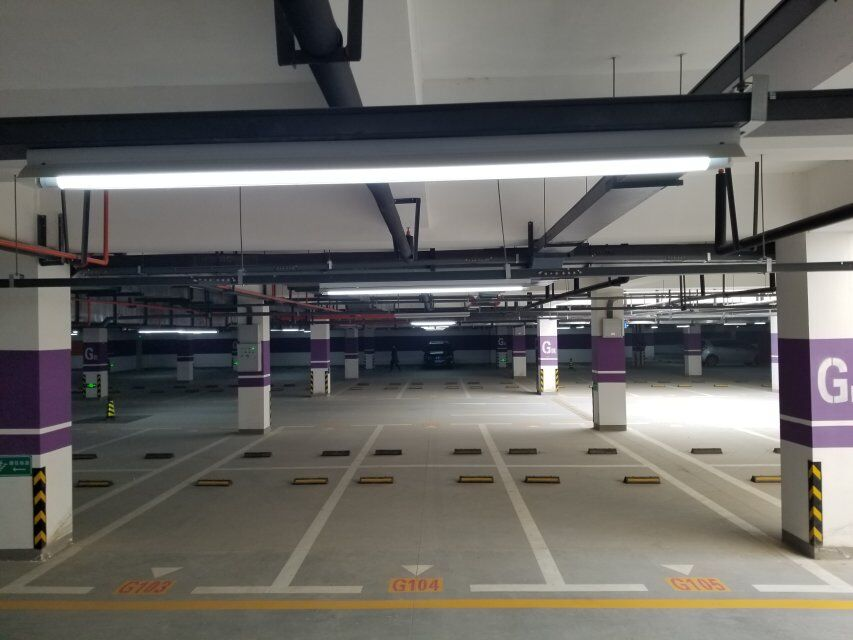
%> input picture 背景1/没有车.jpg, 853 x 640 px
$ octave bili1.m   (GNU Octave 9; MATLAB toolbox functions it lacks are replaced by stand-ins)
%> lines starting %> are read from the running program, lines starting %| are printed output that depends on the picture
%% 第一组

clc;
close all;
%% 用户定义
H = 15; %摄像机高度
L = 30; %摄像机深度
l = 2;  %车的宽度
h = 1.5; %车的高度

up = [210,470;          %上面若干点
    352,469;
    502,468;
    652,466];
down = [12,588;        %下面若干点
    280,589;
    560,589;
    830,590];

%threshold = 20; %车辆的面积占车位面积的百分比的阈值
%threshold2 = 15; %车辆的面积占车位面积的百分比的阈值

%% 摄像机标定
theta1 = atan((H-h)/L);
demarcate_l = sin(theta1)*h/l;
%得到视角在世界坐标系的比例

compensation_x = 0;         %一般不需要标定x方向
compensation_y = round(demarcate_l*150);  %需要在Y方向补偿若干个像素

%% 读取图形以及预处理
%A = (imread('空车位(扩展)(亮度调整).bmp'));
A = (imread('没有车.jpg'));
%> A is the input picture: size 640x853x3 uint8; mean R, G, B 105.5, 103.7, 100.2
A = rgb2gray(A);
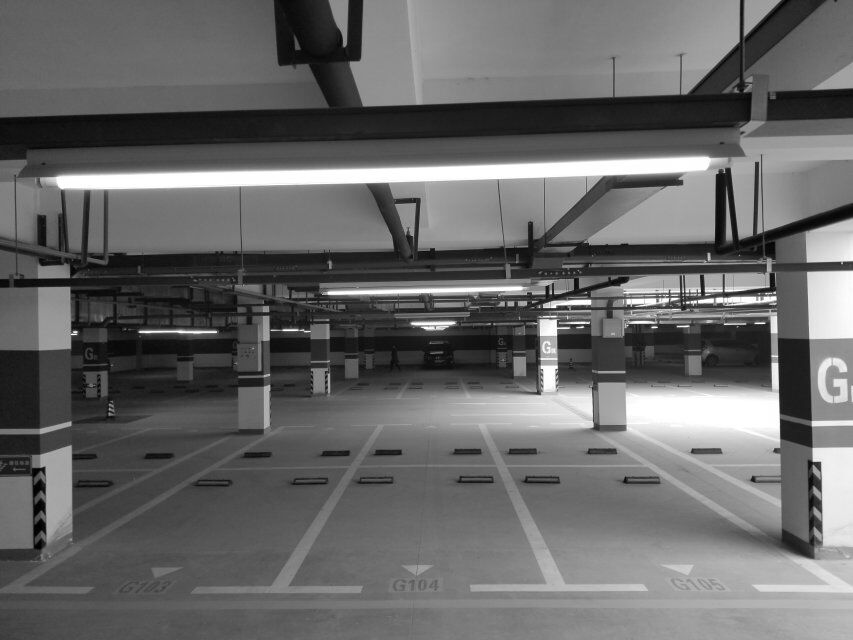
%> A: size 640x853 uint8; min 0, max 255, mean 103.8
A_1 = (imread('12.jpg'));
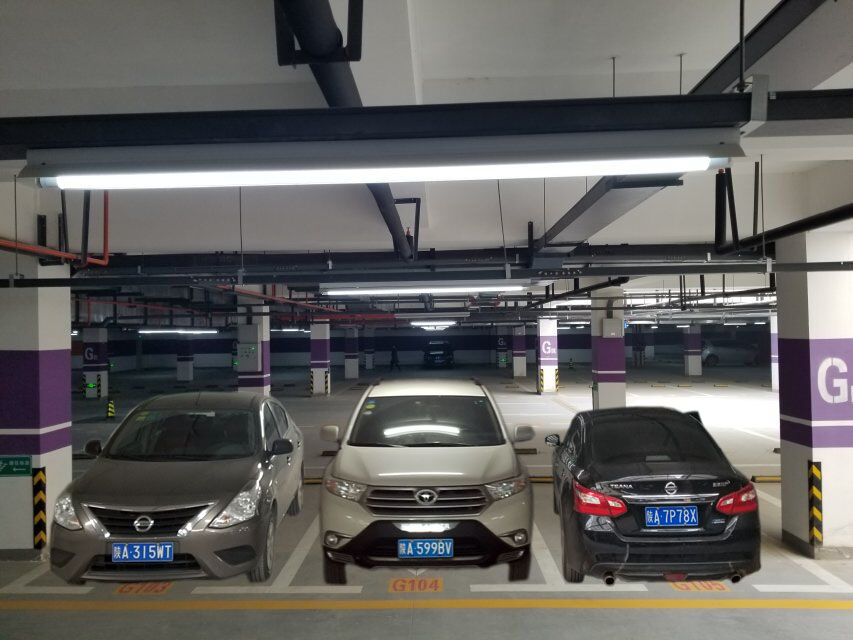
%> input picture 背景1/12.jpg, 853 x 640 px
%> A_1 is the input picture: size 640x853x3 uint8; mean R, G, B 98, 96.6, 94.8
A_1 = rgb2gray(A_1);
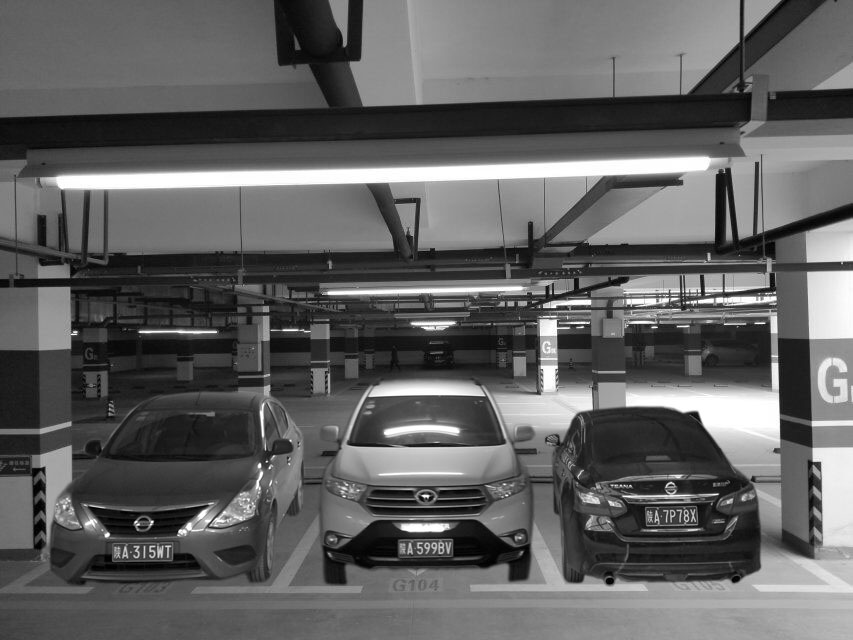
%> A_1: size 640x853 uint8; min 0, max 255, mean 96.8
A_2=A_1-A;
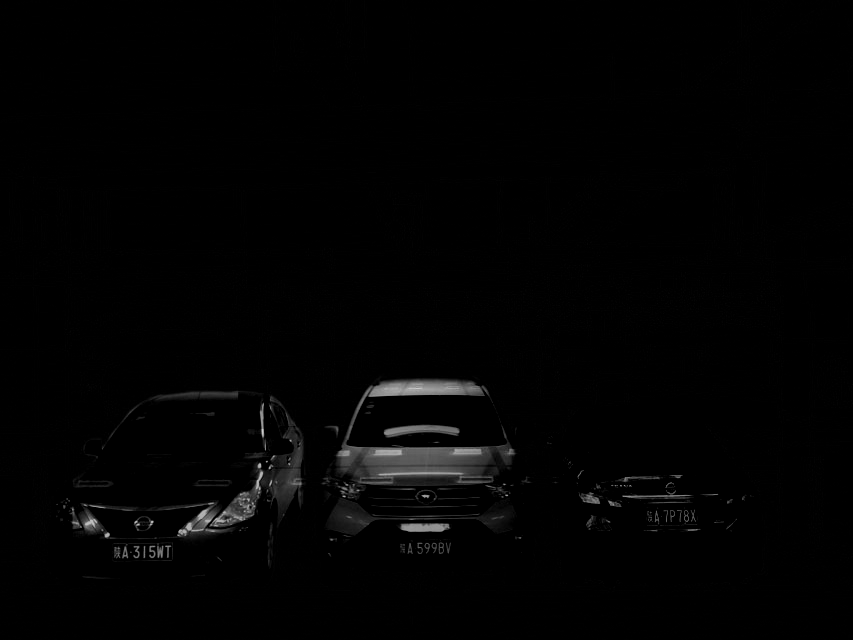
%> A_2: size 640x853 uint8; min 0, max 209, mean 2.8
% [8 lines of commented-out code are left out]


%% 显示差影运算
figure;

imshow(A_2);
title('差影运算');
[m,n]=size(A_2);
%> m = 640; n = 853

w=fspecial('gaussian',[5 5],1.6);
A_2=imfilter(A_2,w,'replicate');

z=0;
for i = (470+compensation_x):(590+compensation_y)
    for j = (12+compensation_x):(280)
        if A_2(i,j)>0
            z=z+1;
        end
    end
end
%> after the loop, z = 12036
q=double(z/(m*n));
%> q = 0.022

 disp(['第一个车位的比例为',num2str(q)]);
%| 第一个车位的比例为0.022047

 z=0;
for i = (469+compensation_x):(589+compensation_y)
    for j = (352+compensation_x):(502)
        if A_2(i,j)>0
            z=z+1;
        end
    end
end
%> after the loop, z = 9100
q=double(z/(m*n));
%> q = 0.0167
 disp(['第二个车位的比例为',num2str(q)]);
%| 第二个车位的比例为0.016669

  z=0;
for i = (468+compensation_x):(589+compensation_y)
    for j = (560+compensation_x):(830)
        if A_2(i,j)>0
            z=z+1;
        end
    end
end
%> after the loop, z = 7332
q=double(z/(m*n));
%> q = 0.0134
 disp(['第三个车位的比例为',num2str(q)]);
%| 第三个车位的比例为0.013431
